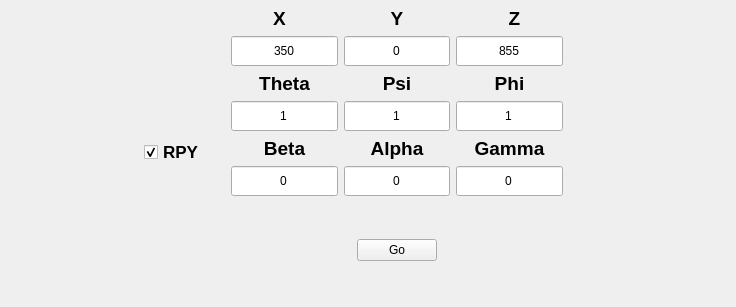
      <widget class="QWidget" name="ikm">
       <attribute name="title">
        <string>IKM</string>
       </attribute>
       <widget class="QWidget" name="layoutWidget">
        <property name="geometry">
         <rect>
          <x>0</x>
          <y>7</y>
          <width>727</width>
          <height>291</height>
         </rect>
        </property>
        <layout class="QHBoxLayout" name="horizontalLayout_11">
         <item>
          <spacer name="horizontalSpacer_7">
           <property name="orientation">
            <enum>Qt::Horizontal</enum>
           </property>
           <property name="sizeHint" stdset="0">
            <size>
             <width>148</width>
             <height>20</height>
            </size>
           </property>
          </spacer>
         </item>
         <item>
          <widget class="QCheckBox" name="rpy">
           <property name="font">
            <font>
             <pointsize>13</pointsize>
             <weight>75</weight>
             <bold>true</bold>
            </font>
           </property>
           <property name="text">
            <string>RPY</string>
           </property>
           <property name="checked">
            <bool>true</bool>
           </property>
          </widget>
         </item>
         <item>
          <spacer name="verticalSpacer_4">
           <property name="orientation">
            <enum>Qt::Vertical</enum>
           </property>
           <property name="sizeHint" stdset="0">
            <size>
             <width>20</width>
             <height>40</height>
            </size>
           </property>
          </spacer>
         </item>
         <item>
          <layout class="QVBoxLayout" name="verticalLayout_6">
           <property name="sizeConstraint">
            <enum>QLayout::SetFixedSize</enum>
           </property>
           <item>
            <layout class="QVBoxLayout" name="verticalLayout_5">
             <property name="sizeConstraint">
              <enum>QLayout::SetFixedSize</enum>
             </property>
             <item>
              <layout class="QHBoxLayout" name="horizontalLayout">
               <property name="spacing">
                <number>20</number>
               </property>
               <item>
                <widget class="QLabel" name="label_7">
                 <property name="font">
                  <font>
                   <pointsize>14</pointsize>
                   <weight>75</weight>
                   <bold>true</bold>
                  </font>
                 </property>
                 <property name="text">
                  <string>X</string>
                 </property>
                 <property name="alignment">
                  <set>Qt::AlignCenter</set>
                 </property>
                </widget>
               </item>
               <item>
                <widget class="QLabel" name="label_8">
                 <property name="font">
                  <font>
                   <pointsize>14</pointsize>
                   <weight>75</weight>
                   <bold>true</bold>
                  </font>
                 </property>
                 <property name="text">
                  <string>Y</string>
                 </property>
                 <property name="alignment">
                  <set>Qt::AlignCenter</set>
                 </property>
                </widget>
               </item>
               <item>
                <widget class="QLabel" name="label_9">
                 <property name="font">
                  <font>
                   <pointsize>14</pointsize>
                   <weight>75</weight>
                   <bold>true</bold>
                  </font>
                 </property>
                 <property name="text">
                  <string>Z</string>
                 </property>
                 <property name="alignment">
                  <set>Qt::AlignCenter</set>
                 </property>
                </widget>
               </item>
              </layout>
             </item>
             <item>
              <layout class="QHBoxLayout" name="horizontalLayout_7">
               <item>
                <widget class="QLineEdit" name="x">
                 <property name="minimumSize">
                  <size>
                   <width>0</width>
                   <height>30</height>
                  </size>
                 </property>
                 <property name="maximumSize">
                  <size>
                   <width>16777215</width>
                   <height>30</height>
                  </size>
                 </property>
                 <property name="inputMask">
                  <string/>
                 </property>
                 <property name="text">
                  <string>350</string>
                 </property>
                 <property name="alignment">
                  <set>Qt::AlignCenter</set>
                 </property>
                </widget>
               </item>
               <item>
                <widget class="QLineEdit" name="y">
                 <property name="minimumSize">
                  <size>
                   <width>0</width>
                   <height>30</height>
                  </size>
                 </property>
                 <property name="maximumSize">
                  <size>
                   <width>16777215</width>
                   <height>30</height>
                  </size>
                 </property>
                 <property name="text">
                  <string>0</string>
                 </property>
                 <property name="alignment">
                  <set>Qt::AlignCenter</set>
                 </property>
                </widget>
               </item>
               <item>
                <widget class="QLineEdit" name="z">
                 <property name="minimumSize">
                  <size>
                   <width>0</width>
                   <height>30</height>
                  </size>
                 </property>
                 <property name="maximumSize">
                  <size>
                   <width>16777215</width>
                   <height>30</height>
                  </size>
                 </property>
                 <property name="text">
                  <string>855</string>
                 </property>
                 <property name="alignment">
                  <set>Qt::AlignCenter</set>
                 </property>
                </widget>
               </item>
              </layout>
             </item>
             <item>
              <layout class="QHBoxLayout" name="horizontalLayout_5">
               <item>
                <widget class="QLabel" name="label_10">
                 <property name="font">
                  <font>
                   <pointsize>14</pointsize>
                   <weight>75</weight>
                   <bold>true</bold>
                  </font>
                 </property>
                 <property name="text">
                  <string>Theta</string>
                 </property>
                 <property name="alignment">
                  <set>Qt::AlignCenter</set>
                 </property>
                </widget>
               </item>
               <item>
                <widget class="QLabel" name="label_11">
                 <property name="font">
                  <font>
                   <pointsize>14</pointsize>
                   <weight>75</weight>
                   <bold>true</bold>
                  </font>
                 </property>
                 <property name="text">
                  <string>Psi</string>
                 </property>
                 <property name="alignment">
                  <set>Qt::AlignCenter</set>
                 </property>
                </widget>
               </item>
               <item>
                <widget class="QLabel" name="label_12">
                 <property name="font">
                  <font>
                   <pointsize>14</pointsize>
                   <weight>75</weight>
                   <bold>true</bold>
                  </font>
                 </property>
                 <property name="text">
                  <string>Phi</string>
                 </property>
                 <property name="alignment">
                  <set>Qt::AlignCenter</set>
                 </property>
                </widget>
               </item>
              </layout>
             </item>
             <item>
              <layout class="QHBoxLayout" name="horizontalLayout_8">
               <item>
                <widget class="QLineEdit" name="t">
                 <property name="minimumSize">
                  <size>
                   <width>0</width>
                   <height>30</height>
                  </size>
                 </property>
                 <property name="maximumSize">
                  <size>
                   <width>16777215</width>
                   <height>30</height>
                  </size>
                 </property>
                 <property name="text">
                  <string>1</string>
                 </property>
                 <property name="alignment">
                  <set>Qt::AlignCenter</set>
                 </property>
                </widget>
               </item>
               <item>
                <widget class="QLineEdit" name="p">
                 <property name="minimumSize">
                  <size>
                   <width>0</width>
                   <height>30</height>
                  </size>
                 </property>
                 <property name="maximumSize">
                  <size>
                   <width>16777215</width>
                   <height>30</height>
                  </size>
                 </property>
                 <property name="text">
                  <string>1</string>
                 </property>
                 <property name="alignment">
                  <set>Qt::AlignCenter</set>
                 </property>
                </widget>
               </item>
               <item>
                <widget class="QLineEdit" name="h">
                 <property name="minimumSize">
                  <size>
                   <width>0</width>
                   <height>30</height>
                  </size>
                 </property>
                 <property name="maximumSize">
                  <size>
                   <width>16777215</width>
                   <height>30</height>
                  </size>
                 </property>
                 <property name="text">
                  <string>1</string>
                 </property>
                 <property name="alignment">
                  <set>Qt::AlignCenter</set>
                 </property>
                </widget>
               </item>
              </layout>
             </item>
             <item>
              <layout class="QHBoxLayout" name="horizontalLayout_6">
               <item>
                <widget class="QLabel" name="label_13">
                 <property name="font">
                  <font>
                   <pointsize>14</pointsize>
                   <weight>75</weight>
                   <bold>true</bold>
                  </font>
                 </property>
                 <property name="text">
                  <string>Beta</string>
                 </property>
                 <property name="alignment">
                  <set>Qt::AlignCenter</set>
                 </property>
                </widget>
               </item>
               <item>
                <widget class="QLabel" name="label_14">
                 <property name="font">
                  <font>
                   <pointsize>14</pointsize>
                   <weight>75</weight>
                   <bold>true</bold>
                  </font>
                 </property>
                 <property name="text">
                  <string>Alpha</string>
                 </property>
                 <property name="alignment">
                  <set>Qt::AlignCenter</set>
                 </property>
                </widget>
               </item>
               <item>
                <widget class="QLabel" name="label_15">
                 <property name="font">
                  <font>
                   <pointsize>14</pointsize>
                   <weight>75</weight>
                   <bold>true</bold>
                  </font>
                 </property>
                 <property name="text">
                  <string>Gamma</string>
                 </property>
                 <property name="alignment">
                  <set>Qt::AlignCenter</set>
                 </property>
                </widget>
               </item>
              </layout>
             </item>
             <item>
              <layout class="QHBoxLayout" name="horizontalLayout_9">
               <item>
                <widget class="QLineEdit" name="b">
                 <property name="minimumSize">
                  <size>
                   <width>0</width>
                   <height>30</height>
                  </size>
                 </property>
                 <property name="maximumSize">
                  <size>
                   <width>16777215</width>
                   <height>30</height>
                  </size>
                 </property>
                 <property name="text">
                  <string>0</string>
                 </property>
                 <property name="alignment">
                  <set>Qt::AlignCenter</set>
                 </property>
                </widget>
               </item>
               <item>
                <widget class="QLineEdit" name="a">
                 <property name="minimumSize">
                  <size>
                   <width>0</width>
                   <height>30</height>
                  </size>
                 </property>
                 <property name="maximumSize">
                  <size>
                   <width>16777215</width>
                   <height>30</height>
                  </size>
                 </property>
                 <property name="text">
                  <string>0</string>
                 </property>
                 <property name="alignment">
                  <set>Qt::AlignCenter</set>
                 </property>
                </widget>
               </item>
               <item>
                <widget class="QLineEdit" name="g">
                 <property name="minimumSize">
                  <size>
                   <width>0</width>
                   <height>30</height>
                  </size>
                 </property>
                 <property name="maximumSize">
                  <size>
                   <width>16777215</width>
                   <height>30</height>
                  </size>
                 </property>
                 <property name="text">
                  <string>0</string>
                 </property>
                 <property name="alignment">
                  <set>Qt::AlignCenter</set>
                 </property>
                </widget>
               </item>
              </layout>
             </item>
            </layout>
           </item>
           <item>
            <layout class="QHBoxLayout" name="horizontalLayout_10">
             <property name="sizeConstraint">
              <enum>QLayout::SetFixedSize</enum>
             </property>
             <item>
              <spacer name="horizontalSpacer_5">
               <property name="orientation">
                <enum>Qt::Horizontal</enum>
               </property>
               <property name="sizeHint" stdset="0">
                <size>
                 <width>40</width>
                 <height>20</height>
                </size>
               </property>
              </spacer>
             </item>
             <item>
              <spacer name="verticalSpacer_3">
               <property name="orientation">
                <enum>Qt::Vertical</enum>
               </property>
               <property name="sizeHint" stdset="0">
                <size>
                 <width>20</width>
                 <height>40</height>
                </size>
               </property>
              </spacer>
             </item>
             <item>
              <widget class="QPushButton" name="go">
               <property name="text">
                <string>Go</string>
               </property>
              </widget>
             </item>
             <item>
              <spacer name="verticalSpacer_2">
               <property name="orientation">
                <enum>Qt::Vertical</enum>
               </property>
               <property name="sizeHint" stdset="0">
                <size>
                 <width>20</width>
                 <height>40</height>
                </size>
               </property>
              </spacer>
             </item>
             <item>
              <spacer name="horizontalSpacer_6">
               <property name="orientation">
                <enum>Qt::Horizontal</enum>
               </property>
               <property name="sizeHint" stdset="0">
                <size>
                 <width>40</width>
                 <height>20</height>
                </size>
               </property>
              </spacer>
             </item>
            </layout>
           </item>
          </layout>
         </item>
         <item>
          <spacer name="verticalSpacer_5">
           <property name="orientation">
            <enum>Qt::Vertical</enum>
           </property>
           <property name="sizeHint" stdset="0">
            <size>
             <width>20</width>
             <height>40</height>
            </size>
           </property>
          </spacer>
         </item>
         <item>
          <spacer name="horizontalSpacer_8">
           <property name="orientation">
            <enum>Qt::Horizontal</enum>
           </property>
           <property name="sizeHint" stdset="0">
            <size>
             <width>148</width>
             <height>20</height>
            </size>
           </property>
          </spacer>
         </item>
        </layout>
       </widget>
      </widget>
